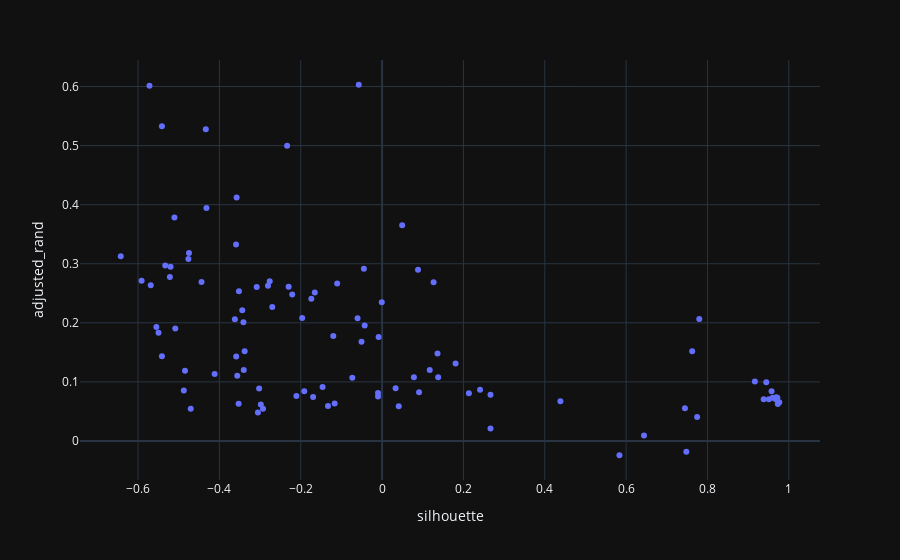

Notebook code cell kept with this figure:
### Code cell
x_metric = 'silhouette'
df = df.sort_values(x_metric)
px.scatter(df, x=x_metric, y='adjusted_rand')
